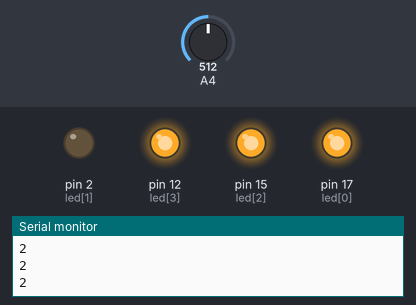
This sketch was run on a simulated Arduino Mega 2560, built with avr-gcc and run on an emulated ATmega2560. On the bench: output pins drawn as LEDs (lit = HIGH), the last lines printed to the serial monitor. The test bench sets the inputs (shaded band); at power-on: A4 = 512.

Above: at 1.2 s.
1.3 s: A4 set to 530
At 2.0 s:
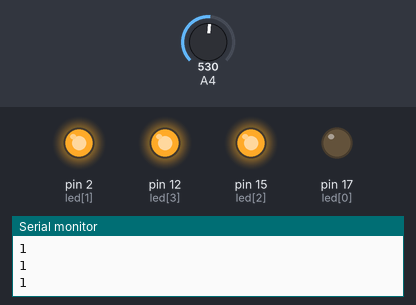
2.9 s: A4 set to 750
4.4 s: A4 set to 786
At 5.6 s:
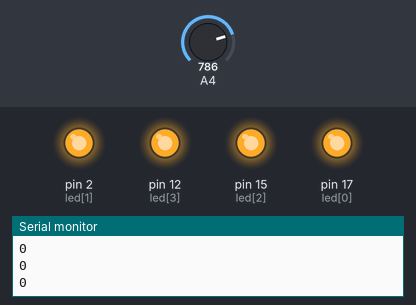
5.9 s: A4 set to 122
At 6.9 s:
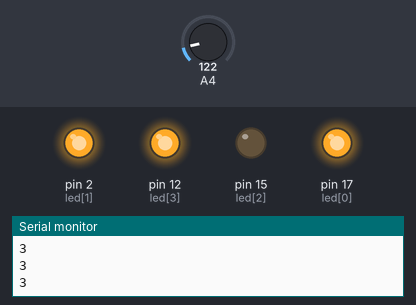
7.5 s: A4 set to 0
At 8.2 s:
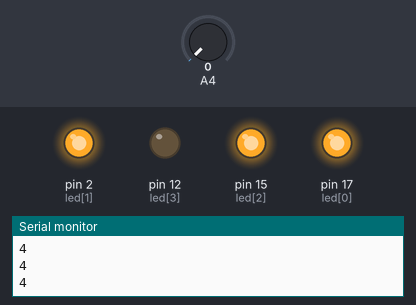
9.1 s: A4 set to 306
At 9.5 s:
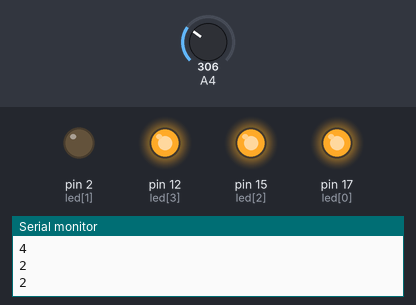
Timing chart, 0 to 11.7 s (numbered marks = the images above; inputs shaded):
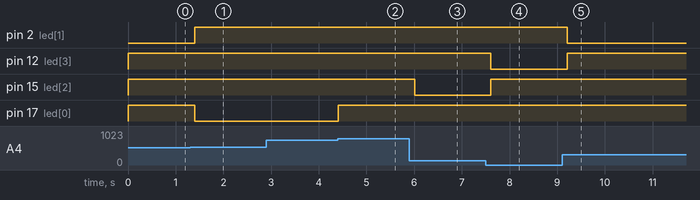

Measured:
- the behaviour switches between 512 and 513 on A4 (found by bisection; images 0 and 1)
- the behaviour switches between 768 and 769 on A4 (found by bisection; images 1 and 2)
- after the input at 1.3 s, pin 2 (led[1]): LOW → HIGH after 0.10 s; pin 17 (led[0]): HIGH → LOW after 0.10 s
- after the input at 4.4 s, pin 17 (led[0]): LOW → HIGH at once
- after the input at 5.9 s, pin 15 (led[2]): HIGH → LOW after 0.11 s
- after the input at 7.5 s, pin 12 (led[3]): HIGH → LOW after 0.11 s; pin 15 (led[2]): LOW → HIGH after 0.11 s
- after the input at 9.1 s, pin 2 (led[1]): HIGH → LOW after 0.11 s; pin 12 (led[3]): LOW → HIGH after 0.11 s

The sketch:

5-3.ino
```cpp
int adc = 36;
int buzz = 13;
int led[] = {17, 2, 15, 12};

void setup() {
  Serial.begin(9600);
  for (int i = 0; i <=3; i++) {
    pinMode(led[i], OUTPUT);
  }
}

void loop() {
  int read = analogRead(adc);
  int mapped = map(read, 1024, 0, 0, 4);
  Serial.println(mapped);
  ledtest(mapped);
  delay(200);
}

void ledtest(int light) {
  reset();
  switch(light) {
    case 0:
      break;
    case 1:
      digitalWrite(led[0], LOW);
      break;
    case 2:

      digitalWrite(led[1], LOW);
      break;
    case 3:

      digitalWrite(led[2], LOW);
      break;
    case 4:

      digitalWrite(led[3], LOW);
      break;
  }
}

void reset() {
  for (int i = 0; i < 4; i++) {
    digitalWrite(led[i], HIGH);
  }
}
```
